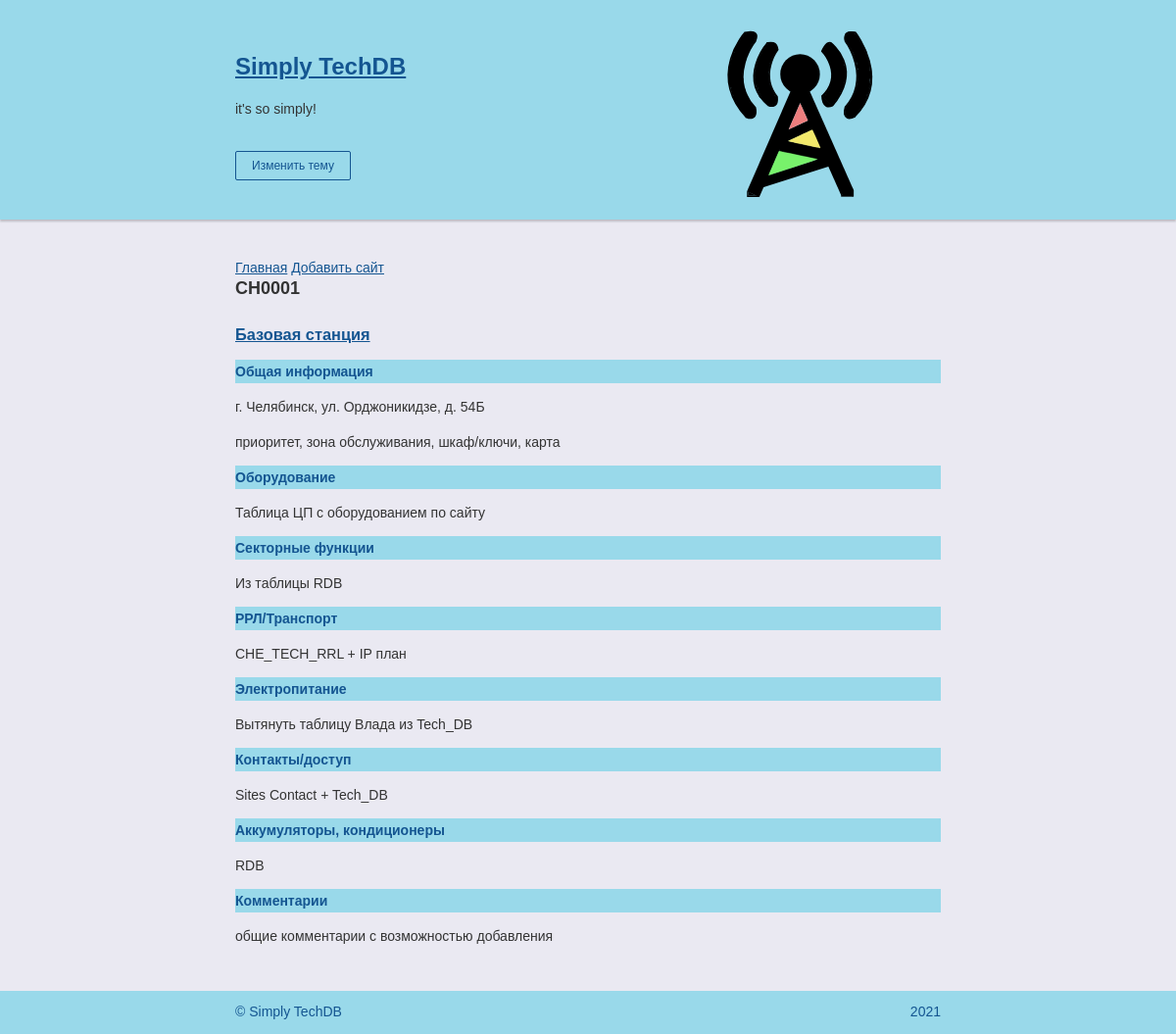
The app's page /techdb/site/1/ with its own data.
### techdb/models.py (models this page shows, shortened)
class Site(models.Model):
    title = models.CharField(max_length=50, verbose_name='Сайт')
    category = models.ForeignKey('Category', null=True,
                                on_delete=models.PROTECT, verbose_name='Категория')
    address = models.TextField(null=True, blank=True, verbose_name='Адрес')
    status = models.TextField(null=True, blank=True, verbose_name='Статус')
    alternative = models.TextField(null=True, blank=True, verbose_name='Альтернатива')
    class Meta:
        verbose_name_plural = 'Сайты'
        verbose_name = 'Сайт'
        ordering = ['title']

class Category(models.Model):
    name = models.CharField(max_length=30, db_index=True, verbose_name='Наименование')
    class Meta:
        verbose_name_plural = 'Категории'
        verbose_name = 'Категория'
        ordering = ['name']

### techdb/views.py (the view)
# urls.py: path("site/<int:site_id>/", site_view, name="site_view"),
def site_view(request, site_id):
    site = get_object_or_404(Site, id=site_id)
    return render(request, "techdb/site.html", {'site': site})

### techdb/templates/techdb/site.html
{% extends "layout/basic.html" %}
{% block content %}
      <h2 class="section-title">{{ site.title }}</h2>
	  <h3> <a href="{% url 'by_category' site.category.pk %}">{{ site.category.name }}</a></h3>
      <div class="about-content">
		<p class=linebreak>Общая информация</p>
		<p>{{ site.address }}</p>
          <p>приоритет, зона обслуживания, шкаф/ключи, карта</p>
		<p class=linebreak>Оборудование</p>
		<p>Таблица ЦП с оборудованием по сайту</p>
		<p class=linebreak>Секторные функции</p>
		<p>Из таблицы RDB</p>
		<p class=linebreak>РРЛ/Транспорт</p>
		<p>CHE_TECH_RRL + IP план</p>
		<p class=linebreak>Электропитание</p>
		<p>Вытянуть таблицу Влада из Tech_DB</p>
		<p class=linebreak>Контакты/доступ</p>
		<p>Sites Contact + Tech_DB</p>
		<p class=linebreak>Аккумуляторы, кондиционеры</p>
		<p>RDB</p>
		<p class=linebreak>Комментарии</p>
		<p>общие комментарии с возможностью добавления	</p>
	</div>
{% endblock %}

### techdb/static/techdb/style.css (style rules this page uses)
* { box-sizing: border-box; }
.page { display: flex; flex-direction: column; min-width: 640px; min-height: 100vh; margin: 0; font-family: "Verdana", "Tahoma", sans-serif; font-size: 14px; line-height: 18px; color: #333333; background-color: #eae9f2; }
.section-title { width: 100%; margin: 0; margin-bottom: 10px; padding: 0; font-weight: bold; font-size: 18px; line-height: 24px; }
a { color: rgb(20, 85, 145); }
.about-content { width: 1080px; font-size: 14px; line-height: 24px; }
.about-content p { margin: 0; margin-bottom: 12px; padding: 0; }
.linebreak { background-color: rgb(153, 217, 234); font-family: "Lucida Sans Unicode", "Lucida Grande", Sans-Serif; font-weight: bold; color: rgb(20, 85, 145); }

### records on screen
Site: title "CH0001", category.name "Базовая станция", address "г. Челябинск, ул. Орджоникидзе, д. 54Б"
